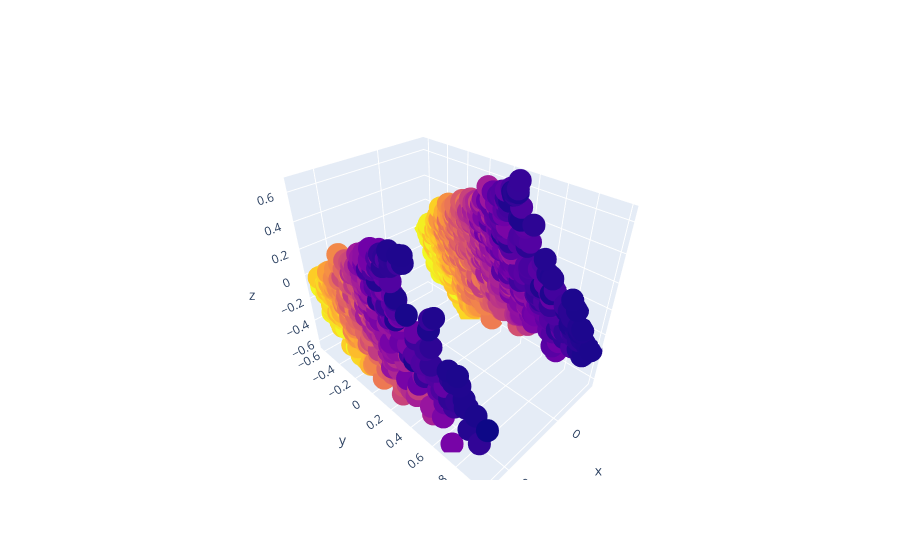

The cell this chart's notebook holds for it:
### Code cell
chosen = ["energy", "tempo", "valence", "loudness", "mode", "danceability"]
text1 = df["artist_name"] + " - " + df["track_name"]
text2 = text1.values

# X = df.drop(droppable, axis=1).values
X = df[chosen].values
y = df["valence"].values

min_max_scaler = MinMaxScaler()
X = min_max_scaler.fit_transform(X)

pca = PCA(n_components=3)
pca.fit(X)

X = pca.transform(X)

import plotly.offline as py
py.init_notebook_mode(connected=True)
import plotly.graph_objs as go
import plotly.tools as tls

trace = go.Scatter3d(
    x=X[:,0],
    y=X[:,1],
    z=X[:,2],
    text=text2,
    mode="markers",
    marker=dict(
        size=8,
        color=y
    )
)

fig = go.Figure(data=[trace])
py.iplot(fig, filename="test-graph")

### Figure 1 — Plotly figure (JSON) as saved in the notebook; plotly's stock layout.template omitted (floating-point values rounded to 4 significant figures; data arrays with more than 128 entries replaced by an {"elided": "..."} marker saying what was removed)
{"data": [{"marker": {"color": {"elided": "1232 float values"}, "size": 8}, "mode": "markers", "text": {"elided": "1232 str values"}, "x": {"elided": "1232 float values"}, "y": {"elided": "1232 float values"}, "z": {"elided": "1232 float values"}, "type": "scatter3d"}], "layout": {}}
